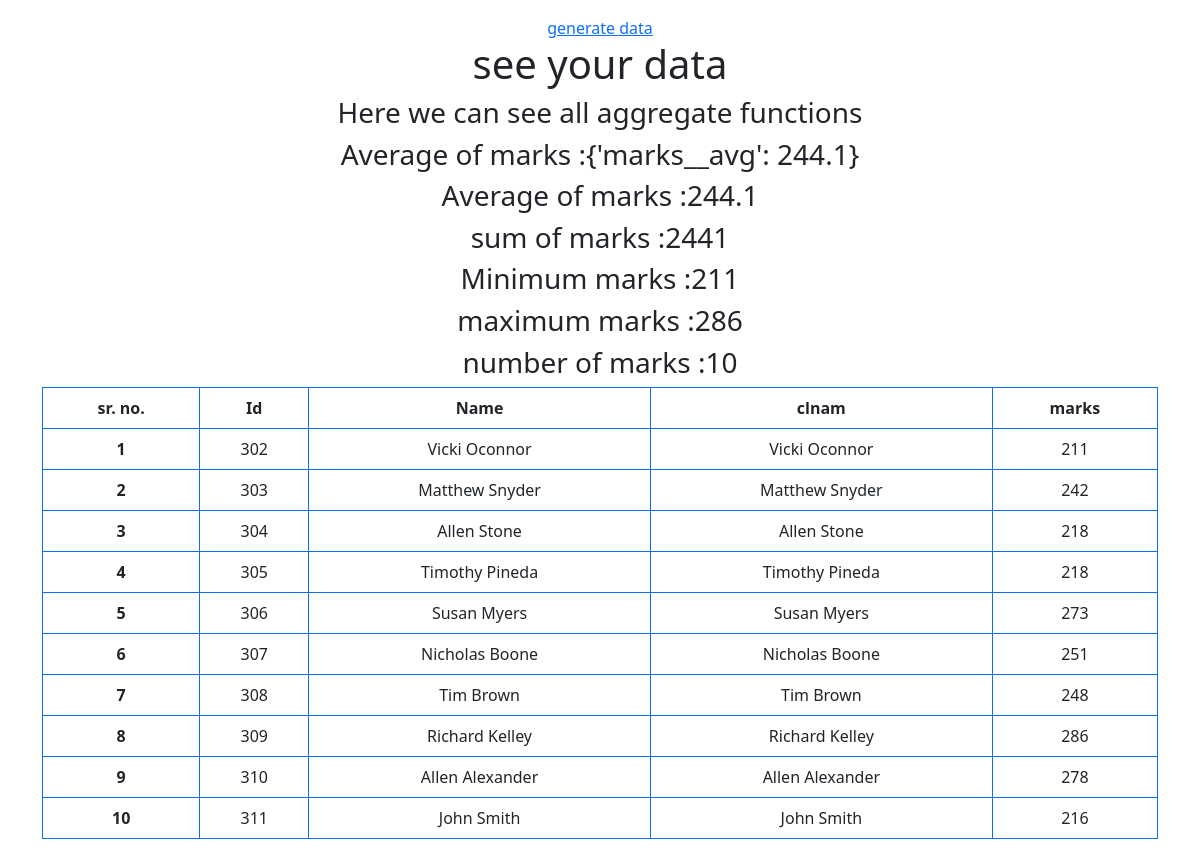
The page /Table on the database as committed earlier.
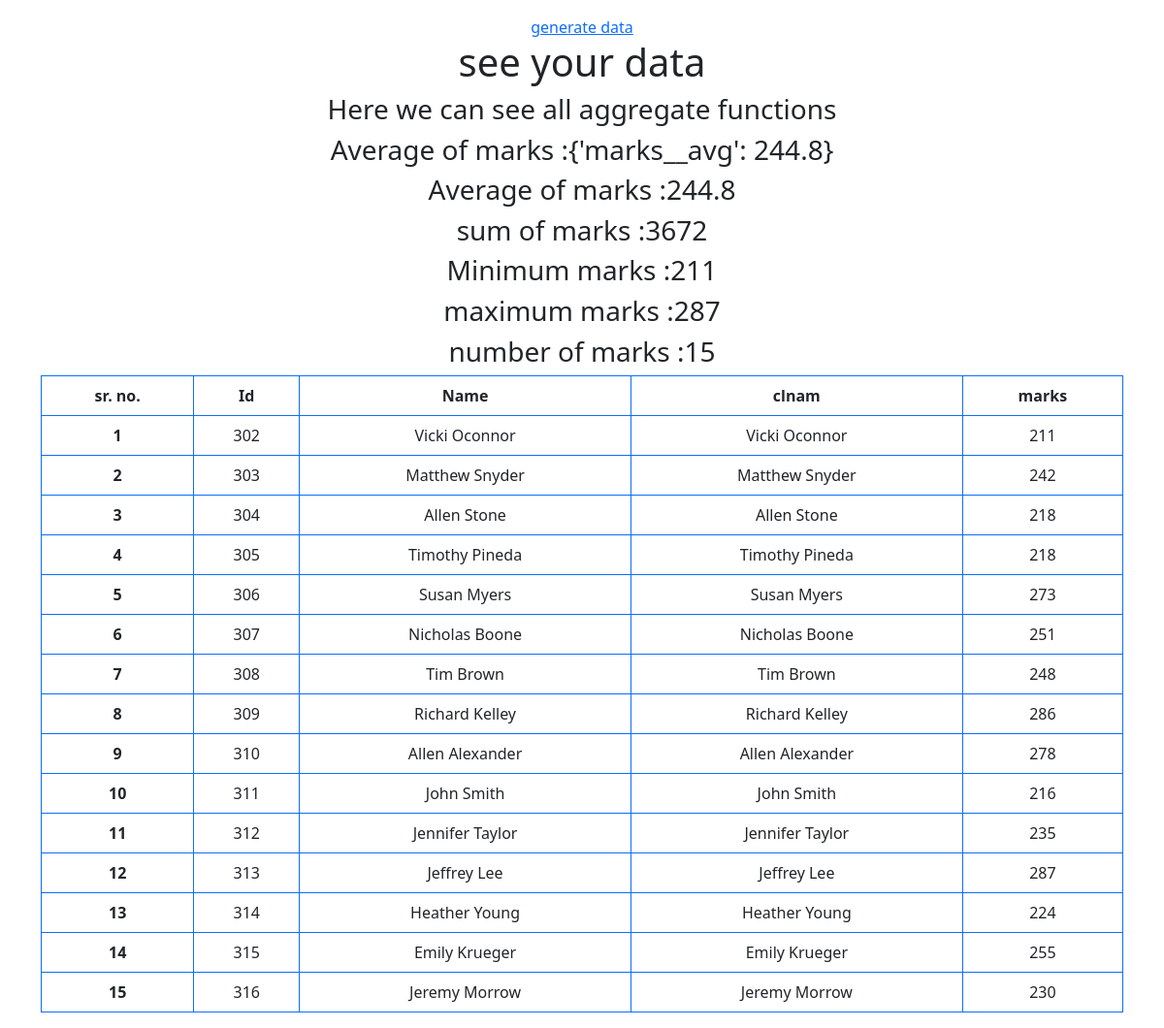
The same page on the database as committed later.
### agapp/models.py (models this page shows)
class students(models.Model):
    id = models.AutoField(primary_key=True)
    name = models.CharField(max_length=55)
    clname = models.CharField(max_length=55)
    marks = models.IntegerField()

### agapp/views.py (the view)
# urls.py: 2. Add a URL to urlpatterns:  path('', views.home, name='home')
def home(request):
    studata = students.objects.filter(Q(id__gte=3) | Q(marks__gte=250))
    marksavg = studata.aggregate(Avg("marks"))
    marksum = studata.aggregate(Sum("marks"))
    marksmin = studata.aggregate(Min("marks"))
    markcount = studata.aggregate(Count("marks"))
    markmax = studata.aggregate(Max("marks"))
    print(marksavg)
    return render(request, 'stuapp/table.html', {"data": studata, "avg": marksavg, "sum": marksum, 'min': marksmin, "count": markcount, "max": markmax})

### agapp/templates/stuapp/table.html (shortened to what this page needs)
{% extends 'stuapp/base.html' %}
{% block content %}
<div class="container text-center my-3">
    <a href="{% url 'generate' %}">generate data</a>
    <h1>see your data </h1>
    <h3>Here we can see all aggregate functions</h3>
    <h3>Average of marks :{{ avg }}</h3>
    <h3>Average of marks :{{ avg.marks__avg }}</h3>
    <h3>sum of marks :{{ sum.marks__sum }}</h3>
    <h3>Minimum marks :{{ min.marks__min }}</h3>
    <h3>maximum marks :{{ max.marks__max }}</h3>
    <h3>number of marks :{{ count.marks__count }}</h3>
    <table class="table table-bordered border-primary">
        <thead>
            <tr>
                <th scope="col">sr. no.</th>
                <th scope="col">Id</th>
                <th scope="col">Name</th>
                <th scope="col">clnam</th>
                <th scope="col">marks</th>
            </tr>
        </thead>
        <tbody>
            {% for mydata in data %}
            <tr>
                <th scope="row">{{ forloop.counter }}</th>
                <td>{{ mydata.id }}</td>
                <td>{{ mydata.name }}</td>
                <td>{{ mydata.clname }}</td>
                <td>{{ mydata.marks }}</td>
                {% endfor %}
        </tbody>
    </table>
</div>
{% endblock content %}

### agapp/templates/stuapp/base.html (shortened to what this page needs)
<!doctype html>
<html lang="en">
<head>
    <link href="https://cdn.jsdelivr.net/npm/bootstrap@5.3.0-alpha1/dist/css/bootstrap.min.css" rel="stylesheet"
>
</head>
<body>{% block content %}
    {% endblock content %}
</body>
</html>

Rows that differ between the two databases and show on the page:
added students: id "312", name "Jennifer Taylor", clname "Jennifer Taylor", marks "235"
added students: id "313", name "Jeffrey Lee", clname "Jeffrey Lee", marks "287"
added students: id "314", name "Heather Young", clname "Heather Young", marks "224"
added students: id "315", name "Emily Krueger", clname "Emily Krueger", marks "255"
added students: id "316", name "Jeremy Morrow", clname "Jeremy Morrow", marks "230"
Other text that changed with them:
{{ avg }}: "{'marks__avg': 244.1}" → "{'marks__avg': 244.8}"
{{ avg.marks__avg }}: "244.1" → "244.8"
{{ sum.marks__sum }}: "2441" → "3672"
{{ max.marks__max }}: "286" → "287"
{{ count.marks__count }}: "10" → "15"
